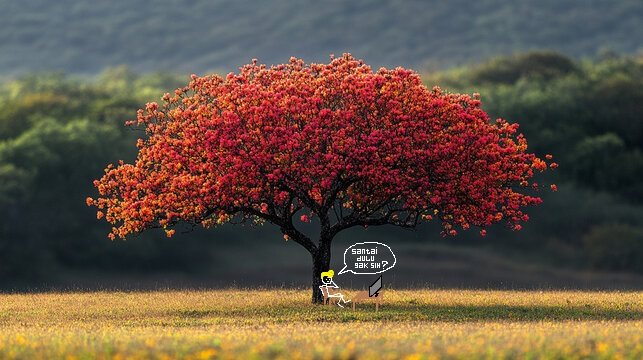
#> input picture COMVIS LAB SESI 03/tree.jpg, 643 x 360 px
$ python SesiTiga.py
#> lines starting #> are read from the running program, lines starting #| are printed output that depends on the picture
import cv2

def load_image_gs(path: str):
#> called with path = './tree.jpg'
    img = cv2.imread(path)
#> img is the input picture: shape (360, 643, 3); mean B, G, R 66.2, 81.4, 100.5
    if img is None:
        print("Image path not found")
        return

    gray = cv2.cvtColor(img, cv2.COLOR_BGR2GRAY)
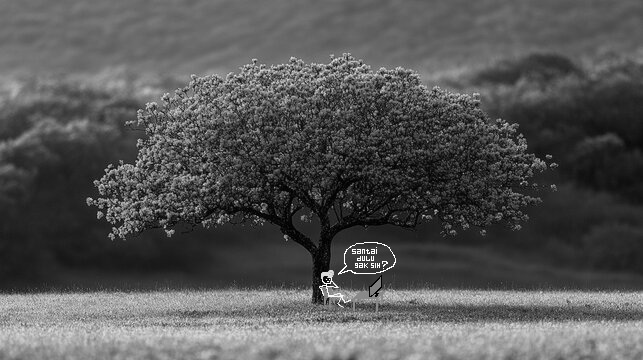
#> gray: shape (360, 643); min 0, max 255, mean 85.4
    return gray

# Gaussian Blur -> mengurangi noise umum pada gambar
image = load_image_gs('./tree.jpg')
gaussian_filtered = cv2.GaussianBlur(image, (5, 5), 0)
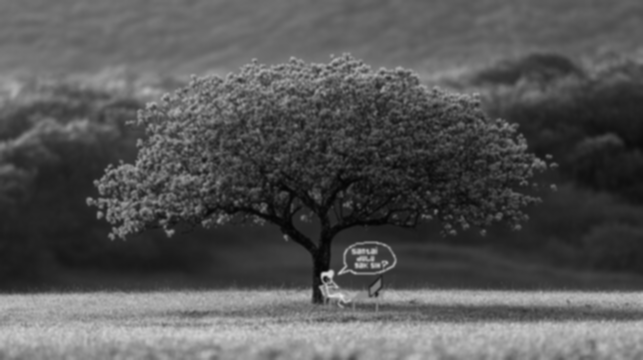
#> gaussian_filtered: shape (360, 643); min 4, max 230, mean 85.4

# Median Blur
median_filtered = cv2.medianBlur(image, 5)

bilateral_filtered = cv2.bilateralFilter(
    image, 5, 0, 2
)
# Thresholding
# Simple thresholding -> Ubah semua intensitas di atas 127 ke warna hitam
# print(median_filtered)
# ret, simple_thresh = cv2.threshold(
#     median_filtered, 30, 255, cv2.THRESH_BINARY
#     )

# Adaptive thresholding -> menentukan thresholding satu titik berdasarkan area sekitarnya
# ret, adaptive_thresh = cv2.adaptiveThreshold(
#     median_filtered, 30, 255, cv2.ADAPTIVE_THRESH_GAUSSIAN_C, cv2.THRESH_BINARY, 5, 2
#     )

# Otsu's Thresholding -> mencari nilai batas paling optimal secara otomatis
# otsu_ret, otsu_thresh = cv2.threshold(
#     0, 255, cv2.THRESH_BINARY + cv2.THRESH_OTSU
# )

# otsu_ret_filtered, otsu_thresh_filtered = cv2.threshold(
#     median_filtered, 0, 255, cv2.THRESH_BINARY + cv2.THRESH_OTSU
# )

# cv2.imshow("pohon", image)
# cv2.imshow("pohon", gaussian_filtered)
cv2.imshow("pohon", bilateral_filtered)

cv2.waitKey(0)
cv2.destroyAllWindows()
